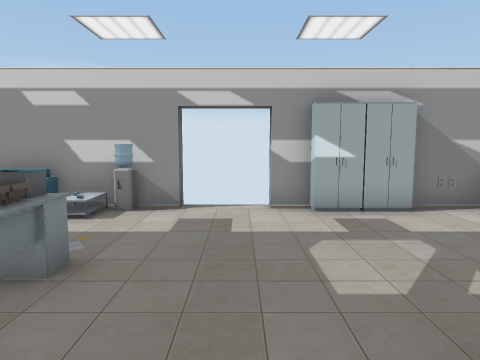
view 1 (above)

21 first-person views from a walk through a scene from a Unity 3-D project. The camera is 1.4 m above the floor, tilts 6° down and sees 70° across. The floor is counted in squares, 1 m on a side. Each view is taken from the middle of a square. On the plan, view 1 faces up. The plan holds only what a view shows up to about 15 squares ahead; the rest is blank. Door leaves are left out, so doorways stand open.

view 2
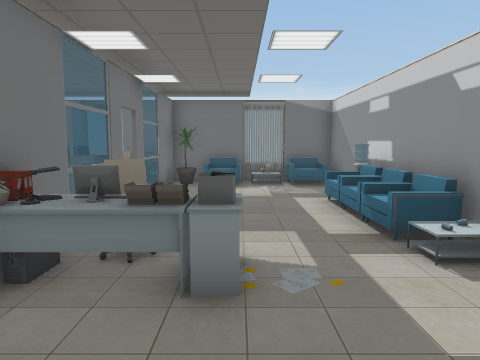

view 3
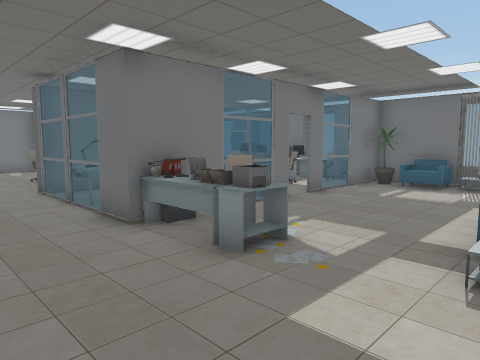

view 4
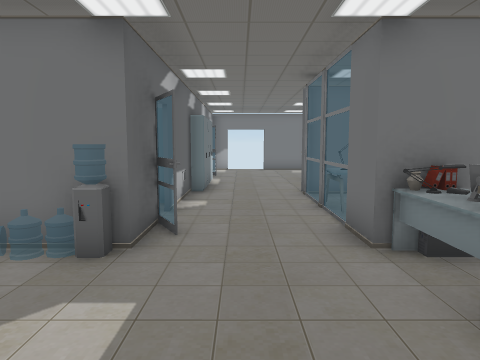

view 5
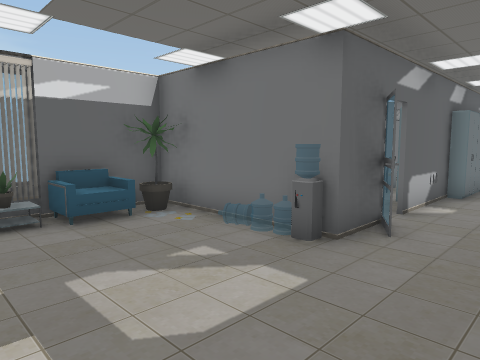

view 6
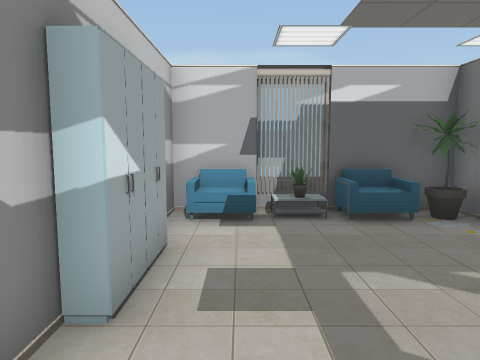

view 7
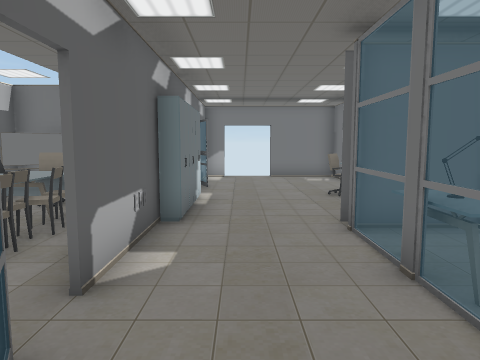

view 8
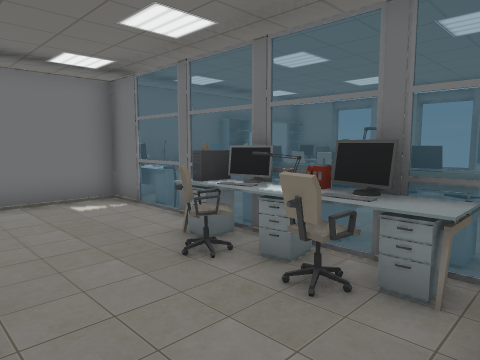

view 9
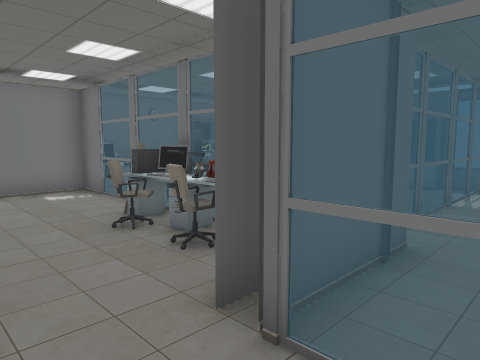

view 10
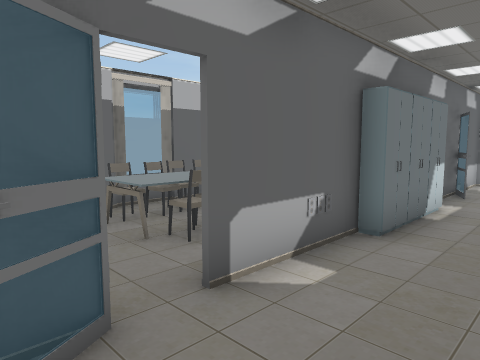

view 11
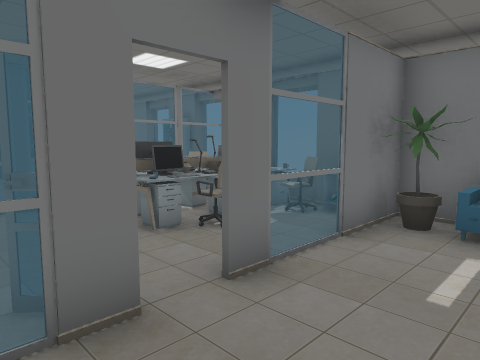

view 12
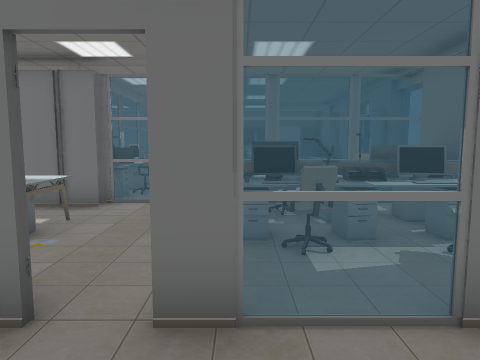

view 13
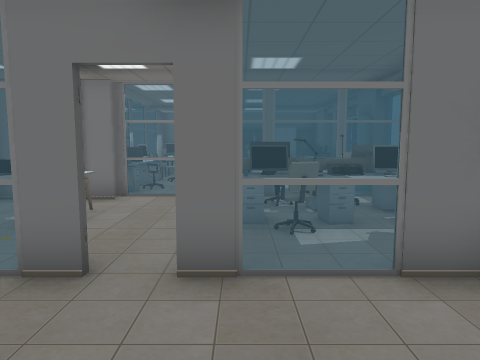

view 14
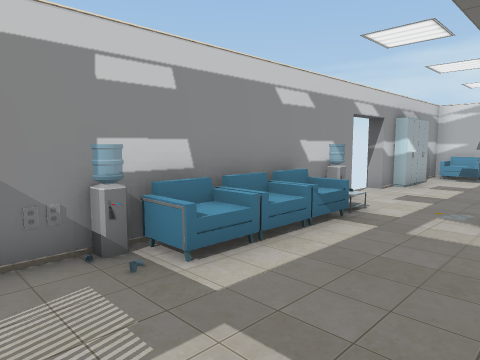

view 15
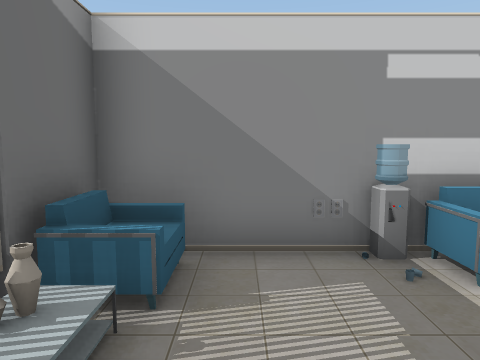

view 16
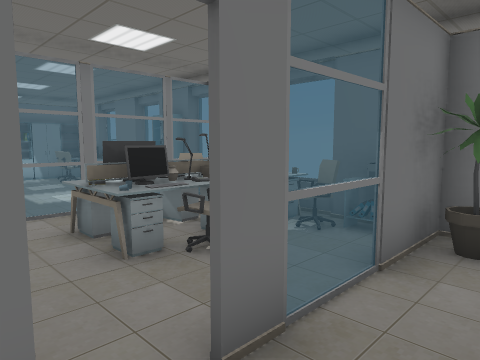

view 17
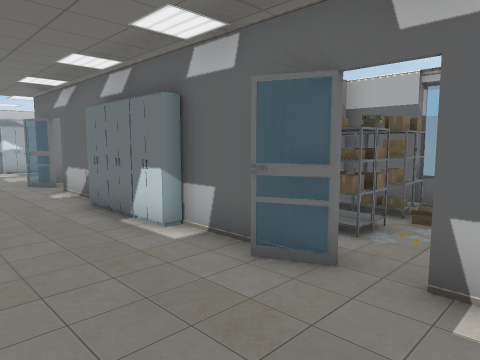

view 18
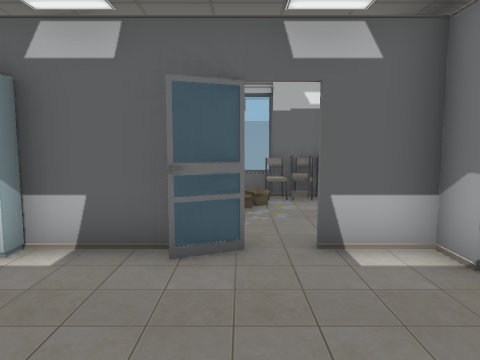

view 19
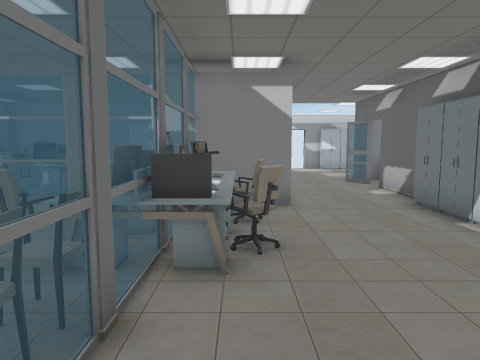

view 20
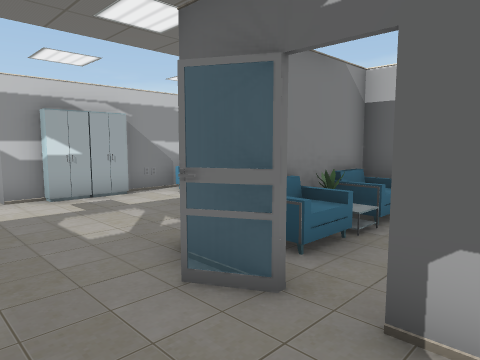

view 21
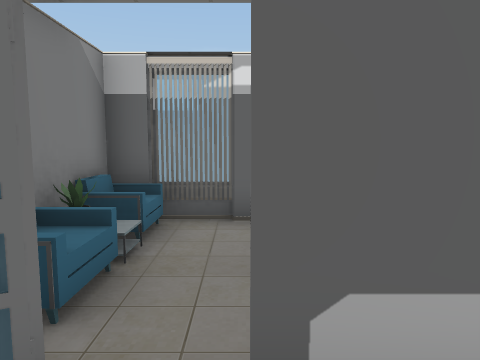

### Floor plan
Key: @ floor where view 1 was taken; # wall or solid block; x gap in a wall; . floor; D open door; = window, fence, low wall or low ledge; C chair; W water cooler; T table; L lamp; N notebook; F flower; O other object.
Columns run from 12 left of view 1 to 7 right of it. Each row starts with its distance up from view 1.
  8 ######  ###DDx#####
  7 ##.OW##### DD.##OC#
  6 #O..C...C.W......C#
  5 = ................##
  4 # .......TT......C##
  3 #C......CCT...W..CC
  2 ###.##. #CTL.  ####
  1 #T########O..#OCF###
  0 #C.C..  . =.@=#..CC#
 -1 #TTOT..TN =..##.T ##
 -2 #TOOT..TTNL...#CTC#
 -3 #CCCT..   =..O#CTC#
 -4 #==#=#=####..# CTO#
 -5 #=.....TTT...# TTO#
 -6 ## ...CCOC...#  CC#
 -7 #  ....TOC...##  O#
 -8 # .. .CCTC...#   O#
 -9 O .. ..TC....##OOO#
-10 OCC.  ..C....=#OOO##
-11  OC.   T=....##...##
-12 OOO#O   #....##  OC
-13  ##########DD##

Positions as (right, up) in squares from view 1, and headings:
1: (0, 0), facing up
2: (1, 4), facing left
3: (1, 7), facing down-left
4: (0, 6), facing down
5: (-1, 6), facing down-right
6: (-1, 6), facing right
7: (0, 2), facing down
8: (0, -4), facing down-left
9: (0, -2), facing down-left
10: (-1, 1), facing down-right
11: (-5, 4), facing down-left
12: (-8, 4), facing down
13: (-8, 5), facing down
14: (-10, 3), facing up-right
15: (-10, 3), facing up
16: (-6, 3), facing down-left
17: (-2, -12), facing up-right
18: (-3, -10), facing right
19: (-3, -12), facing up
20: (-1, -2), facing up-right
21: (0, -1), facing right
